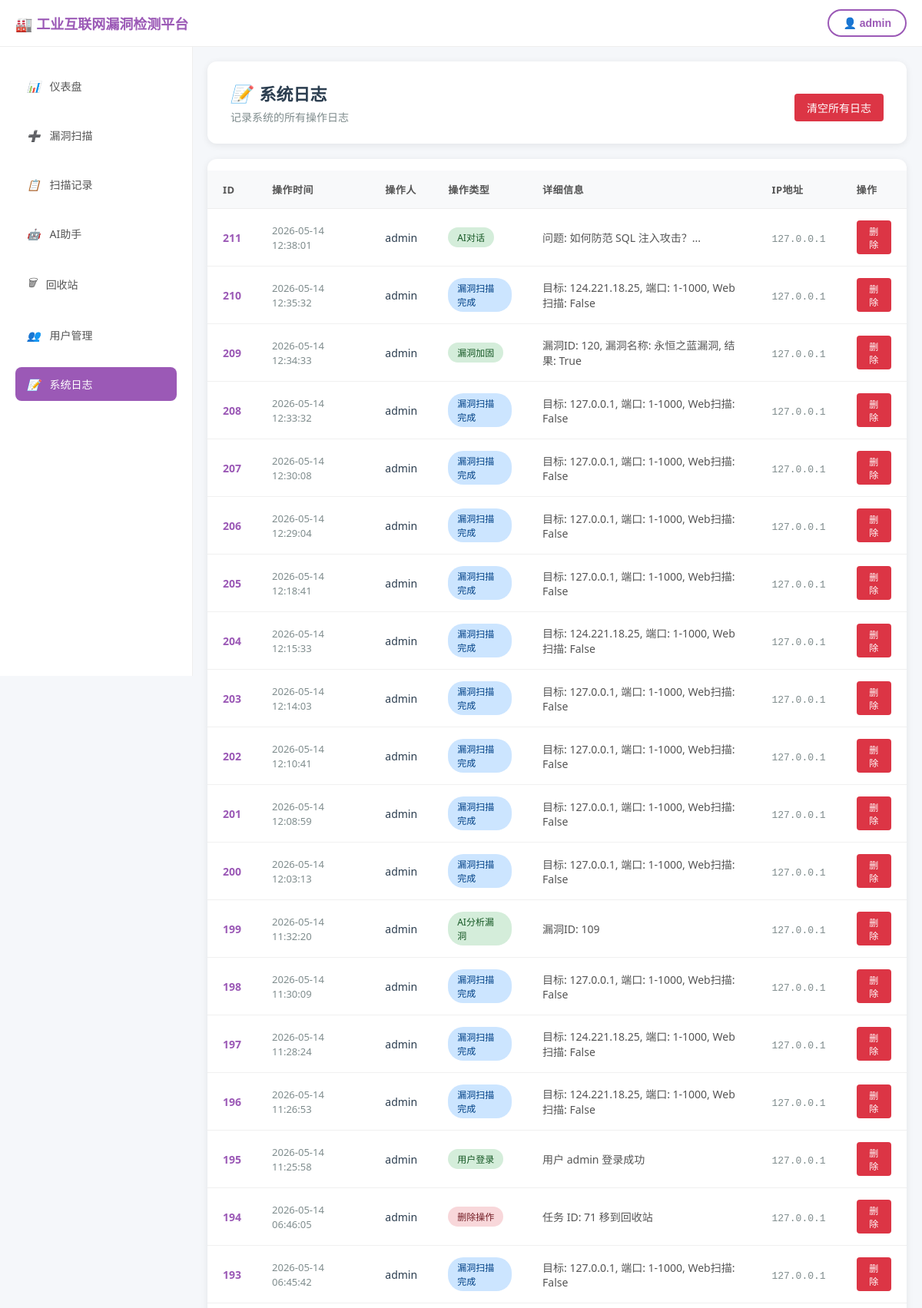
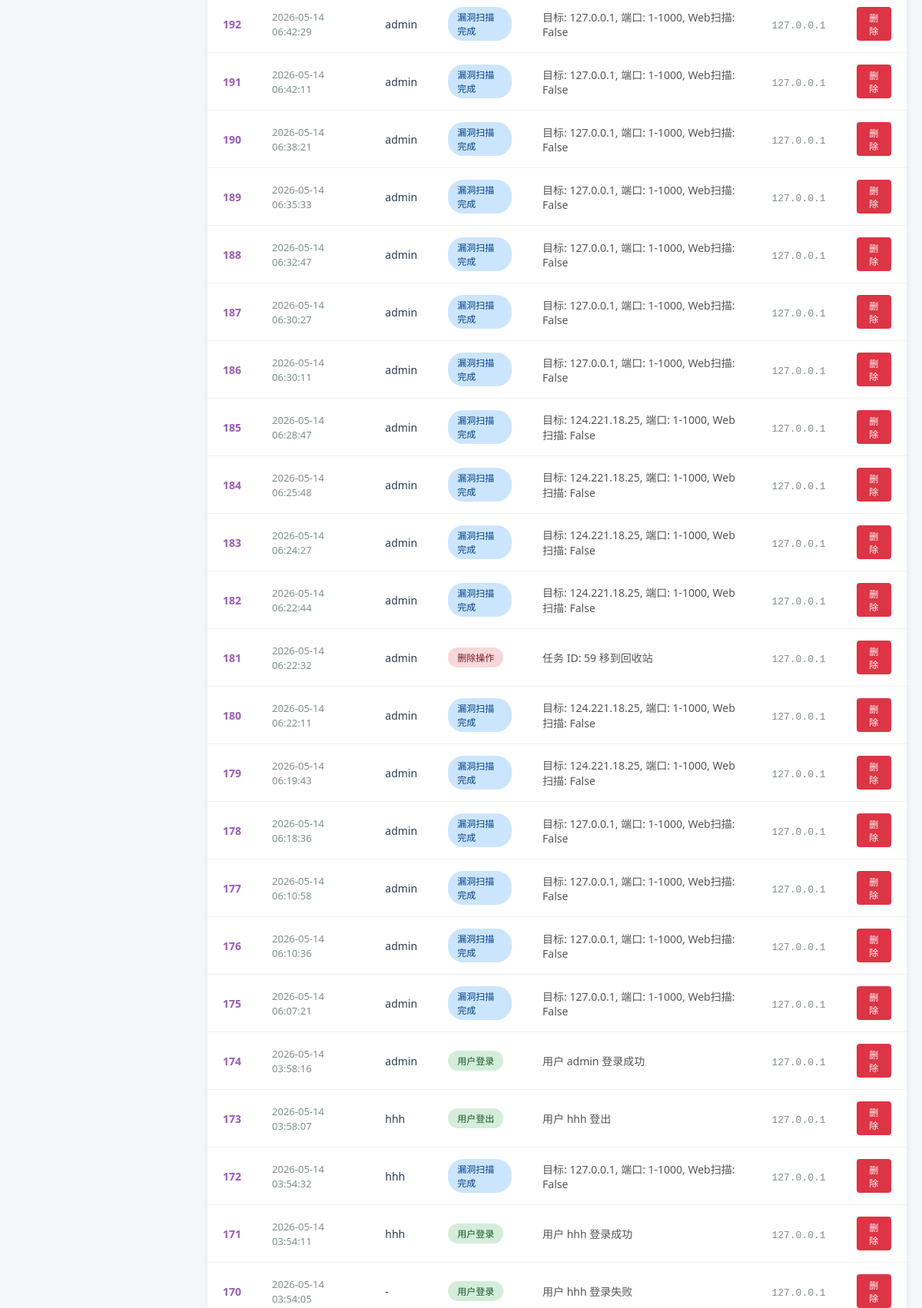
The page /admin/logs (signed in, upper part) on the database its author committed (2 pictures, top to bottom).
### models.py (models this page shows, shortened)
class SystemLog(db.Model):
    __tablename__ = 'system_logs'
    id = db.Column(db.Integer, primary_key=True)
    user_id = db.Column(db.Integer, db.ForeignKey('users.id'), comment='用户ID')
    action = db.Column(db.String(255), nullable=False, comment='操作描述')
    timestamp = db.Column(db.DateTime, default=datetime.utcnow, comment='时间戳')
    ip_address = db.Column(db.String(50), comment='IP地址')
    details = db.Column(db.Text, comment='详细信息')

class User(db.Model):
    __tablename__ = 'users'
    id = db.Column(db.Integer, primary_key=True)
    username = db.Column(db.String(80), unique=True, nullable=False, comment='用户名')
    email = db.Column(db.String(120), unique=True, nullable=True, comment='邮箱')
    password_hash = db.Column(db.String(256), nullable=False, comment='密码哈希')
    role = db.Column(db.String(20), default='user', comment='角色: user/admin')
    status = db.Column(db.String(20), default='active', comment='状态: active/banned')
    created_at = db.Column(db.DateTime, default=datetime.utcnow, comment='创建时间')
    last_login = db.Column(db.DateTime, comment='最后登录时间')
    scan_tasks = db.relationship('ScanTask', backref='user', lazy='dynamic')
    system_logs = db.relationship('SystemLog', backref='user', lazy='dynamic')
    def is_admin(self):
        return self.role == 'admin'

### app.py (the view, shortened to what this page needs)
@app.route('/admin/logs')
@admin_required
def admin_logs():
    page = request.args.get('page', 1, type=int)
    search_query = request.args.get('search', '').strip()
    username_filter = request.args.get('username', '').strip()
    date_filter = request.args.get('date', '').strip()
    query = SystemLog.query
    if search_query:
        query = query.filter(SystemLog.action.like(f'%{search_query}%'))
    if username_filter:
        query = query.join(User).filter(User.username.like(f'%{username_filter}%'))
    logs = query.order_by(SystemLog.timestamp.desc()).paginate(page=page, per_page=50)
    return render_template('admin/logs.html', logs=logs, search_query=search_query, username_filter=username_filter, date_filter=date_filter)

### app.py (called while the page is built)
def admin_required(f):
    @wraps(f)
    def decorated_function(*args, **kwargs):
        if 'user_id' not in session:
            flash('请先登录', 'warning')
            return redirect(url_for('login'))
        user = User.query.get(session['user_id'])
        if not user or not user.is_admin():
            flash('需要管理员权限', 'danger')
            return redirect(url_for('dashboard'))
        return f(*args, **kwargs)
    return decorated_function

### templates/admin/logs.html (shortened to what this page needs)
{% extends "base.html" %}
{% block content %}
<div class="page-header">
    <div class="title-section">
        <h1><i>📝</i>系统日志</h1>
        <p>记录系统的所有操作日志</p>
    </div>
    <div style="float: right; margin-top: -40px;">
        <button id="clearAllLogs" onclick="clearAllLogs()"
                style="padding: 8px 16px; background: #dc3545; color: white; border: none; border-radius: 4px; cursor: pointer; font-size: 14px;">
            清空所有日志
        </button>
    </div>
</div>
<div class="logs-card">
    <table class="logs-table">
        <tr>
            <th>ID</th>
            <th>操作时间</th>
            <th>操作人</th>
            <th>操作类型</th>
            <th>详细信息</th>
            <th>IP地址</th>
            <th>操作</th>
        </tr>
        {% if logs.items %}
        {% for log in logs.items %}
        <tr>
            <td><span class="log-id">{{ log.id }}</span></td>
            <td><span class="log-time">{{ log.timestamp.strftime('%Y-%m-%d %H:%M:%S') }}</span></td>
            <td><span class="log-user">{{ log.user.username if log.user else '-' }}</span></td>
            <td>
                {% if '登录' in log.action %}
                <span class="type-badge">用户登录</span>
                {% elif '扫描' in log.action %}
                <span class="type-badge scan">漏洞扫描完成</span>
                {% elif '删除' in log.action %}
                <span class="type-badge" style="background: #f8d7da; color: #721c24;">删除操作</span>
                {% else %}
                <span class="type-badge">{{ log.action }}</span>
                {% endif %}
            </td>
            <td><span class="log-details">{{ log.details or '-' }}</span></td>
            <td><span class="log-ip">{{ log.ip_address or '-' }}</span></td>
            <td>
                <button class="delete-btn" data-id="{{ log.id }}" onclick="deleteLog({{ log.id }})"
                        style="padding: 5px 12px; background: #dc3545; color: white; border: none; border-radius: 4px; cursor: pointer; font-size: 12px;">
                    删除
                </button>
            </td>
        </tr>
        {% endfor %}
        {% endif %}
    </table>
</div>
{% endblock %}

### templates/base.html (style rules this page uses)
body { font-family: 'Segoe UI', Tahoma, Geneva, Verdana, sans-serif; margin: 0; padding: 0; background-color: #f5f7fa; }
.page-header { margin-bottom: 20px; }
.page-header h1 { margin: 0; color: #2c3e50; font-size: 24px; display: flex; align-items: center; gap: 10px; }
.page-header p { margin: 5px 0 0 0; color: #7f8c8d; font-size: 14px; }
table { width: 100%; border-collapse: collapse; margin-top: 15px; }
table th, table td { padding: 12px; text-align: left; border-bottom: 1px solid #eee; }
table th { background-color: #f8f9fa; font-weight: 600; color: #2c3e50; }

### templates/admin/logs.html (style rules this page uses)
.page-header { background: white; border-radius: 12px; box-shadow: 0 2px 10px rgba(0,0,0,0.08); padding: 25px 30px; margin-bottom: 20px; }
.page-header .title-section h1 { margin: 0; font-size: 22px; font-weight: 600; color: #2c3e50; display: flex; align-items: center; gap: 10px; }
.page-header .title-section p { margin: 5px 0 0; font-size: 14px; color: #7f8c8d; }
.logs-card { background: white; border-radius: 12px; box-shadow: 0 2px 10px rgba(0,0,0,0.08); overflow: hidden; }
.logs-table { width: 100%; border-collapse: collapse; }
.logs-table th { padding: 15px 20px; text-align: left; background: #f8f9fa; font-size: 13px; font-weight: 600; color: #555; text-transform: uppercase; letter-spacing: 0.5px; }
.logs-table td { padding: 15px 20px; border-bottom: 1px solid #f0f0f0; font-size: 14px; color: #333; }
.log-id { color: #9b59b6; font-weight: 600; }
.log-time { color: #7f8c8d; font-size: 13px; }
.log-user { font-weight: 500; color: #2c3e50; }
.type-badge { display: inline-block; padding: 4px 12px; border-radius: 20px; font-size: 12px; font-weight: 500; background: #d4edda; color: #155724; }
.type-badge.scan { background: #cce5ff; color: #004085; }
.log-details { color: #555; word-break: break-all; max-width: 400px; }
.log-ip { font-family: monospace; color: #7f8c8d; font-size: 13px; }

### rows shown on the page
SystemLog: id "211", timestamp "2026-05-14 12:38:01", user "admin", action "AI对话", details "问题: 如何防范 SQL 注入攻击？...", ip_address "127.0.0.1"
SystemLog: id "210", timestamp "2026-05-14 12:35:32", user "admin", action "漏洞扫描完成", details "目标: 124.221.18.25, 端口: 1-1000, Web扫描: False", ip_address "127.0.0.1"
SystemLog: id "209", timestamp "2026-05-14 12:34:33", user "admin", action "漏洞加固", details "漏洞ID: 120, 漏洞名称: 永恒之蓝漏洞, 结果: True", ip_address "127.0.0.1"
SystemLog: id "208", timestamp "2026-05-14 12:33:32", user "admin", action "漏洞扫描完成", details "目标: 127.0.0.1, 端口: 1-1000, Web扫描: False", ip_address "127.0.0.1"
SystemLog: id "207", timestamp "2026-05-14 12:30:08", user "admin", action "漏洞扫描完成", details "目标: 127.0.0.1, 端口: 1-1000, Web扫描: False", ip_address "127.0.0.1"
SystemLog: id "206", timestamp "2026-05-14 12:29:04", user "admin", action "漏洞扫描完成", details "目标: 127.0.0.1, 端口: 1-1000, Web扫描: False", ip_address "127.0.0.1"
SystemLog: id "205", timestamp "2026-05-14 12:18:41", user "admin", action "漏洞扫描完成", details "目标: 127.0.0.1, 端口: 1-1000, Web扫描: False", ip_address "127.0.0.1"
SystemLog: id "204", timestamp "2026-05-14 12:15:33", user "admin", action "漏洞扫描完成", details "目标: 124.221.18.25, 端口: 1-1000, Web扫描: False", ip_address "127.0.0.1"
SystemLog: id "203", timestamp "2026-05-14 12:14:03", user "admin", action "漏洞扫描完成", details "目标: 127.0.0.1, 端口: 1-1000, Web扫描: False", ip_address "127.0.0.1"
SystemLog: id "202", timestamp "2026-05-14 12:10:41", user "admin", action "漏洞扫描完成", details "目标: 127.0.0.1, 端口: 1-1000, Web扫描: False", ip_address "127.0.0.1"
SystemLog: id "201", timestamp "2026-05-14 12:08:59", user "admin", action "漏洞扫描完成", details "目标: 127.0.0.1, 端口: 1-1000, Web扫描: False", ip_address "127.0.0.1"
SystemLog: id "200", timestamp "2026-05-14 12:03:13", user "admin", action "漏洞扫描完成", details "目标: 127.0.0.1, 端口: 1-1000, Web扫描: False", ip_address "127.0.0.1"
SystemLog: id "199", timestamp "2026-05-14 11:32:20", user "admin", action "AI分析漏洞", details "漏洞ID: 109", ip_address "127.0.0.1"
SystemLog: id "198", timestamp "2026-05-14 11:30:09", user "admin", action "漏洞扫描完成", details "目标: 127.0.0.1, 端口: 1-1000, Web扫描: False", ip_address "127.0.0.1"
SystemLog: id "197", timestamp "2026-05-14 11:28:24", user "admin", action "漏洞扫描完成", details "目标: 124.221.18.25, 端口: 1-1000, Web扫描: False", ip_address "127.0.0.1"
SystemLog: id "196", timestamp "2026-05-14 11:26:53", user "admin", action "漏洞扫描完成", details "目标: 124.221.18.25, 端口: 1-1000, Web扫描: False", ip_address "127.0.0.1"
SystemLog: id "195", timestamp "2026-05-14 11:25:58", user "admin", action "用户登录", details "用户 admin 登录成功", ip_address "127.0.0.1"
SystemLog: id "194", timestamp "2026-05-14 06:46:05", user "admin", action "删除操作", details "任务 ID: 71 移到回收站", ip_address "127.0.0.1"
SystemLog: id "193", timestamp "2026-05-14 06:45:42", user "admin", action "漏洞扫描完成", details "目标: 127.0.0.1, 端口: 1-1000, Web扫描: False", ip_address "127.0.0.1"
SystemLog: id "192", timestamp "2026-05-14 06:42:29", user "admin", action "漏洞扫描完成", details "目标: 127.0.0.1, 端口: 1-1000, Web扫描: False", ip_address "127.0.0.1"
SystemLog: id "191", timestamp "2026-05-14 06:42:11", user "admin", action "漏洞扫描完成", details "目标: 127.0.0.1, 端口: 1-1000, Web扫描: False", ip_address "127.0.0.1"
SystemLog: id "190", timestamp "2026-05-14 06:38:21", user "admin", action "漏洞扫描完成", details "目标: 127.0.0.1, 端口: 1-1000, Web扫描: False", ip_address "127.0.0.1"
SystemLog: id "189", timestamp "2026-05-14 06:35:33", user "admin", action "漏洞扫描完成", details "目标: 127.0.0.1, 端口: 1-1000, Web扫描: False", ip_address "127.0.0.1"
SystemLog: id "188", timestamp "2026-05-14 06:32:47", user "admin", action "漏洞扫描完成", details "目标: 127.0.0.1, 端口: 1-1000, Web扫描: False", ip_address "127.0.0.1"
SystemLog: id "187", timestamp "2026-05-14 06:30:27", user "admin", action "漏洞扫描完成", details "目标: 127.0.0.1, 端口: 1-1000, Web扫描: False", ip_address "127.0.0.1"
SystemLog: id "186", timestamp "2026-05-14 06:30:11", user "admin", action "漏洞扫描完成", details "目标: 127.0.0.1, 端口: 1-1000, Web扫描: False", ip_address "127.0.0.1"
SystemLog: id "185", timestamp "2026-05-14 06:28:47", user "admin", action "漏洞扫描完成", details "目标: 124.221.18.25, 端口: 1-1000, Web扫描: False", ip_address "127.0.0.1"
SystemLog: id "184", timestamp "2026-05-14 06:25:48", user "admin", action "漏洞扫描完成", details "目标: 124.221.18.25, 端口: 1-1000, Web扫描: False", ip_address "127.0.0.1"
SystemLog: id "183", timestamp "2026-05-14 06:24:27", user "admin", action "漏洞扫描完成", details "目标: 124.221.18.25, 端口: 1-1000, Web扫描: False", ip_address "127.0.0.1"
SystemLog: id "182", timestamp "2026-05-14 06:22:44", user "admin", action "漏洞扫描完成", details "目标: 124.221.18.25, 端口: 1-1000, Web扫描: False", ip_address "127.0.0.1"
SystemLog: id "181", timestamp "2026-05-14 06:22:32", user "admin", action "删除操作", details "任务 ID: 59 移到回收站", ip_address "127.0.0.1"
SystemLog: id "180", timestamp "2026-05-14 06:22:11", user "admin", action "漏洞扫描完成", details "目标: 124.221.18.25, 端口: 1-1000, Web扫描: False", ip_address "127.0.0.1"
SystemLog: id "179", timestamp "2026-05-14 06:19:43", user "admin", action "漏洞扫描完成", details "目标: 124.221.18.25, 端口: 1-1000, Web扫描: False", ip_address "127.0.0.1"
SystemLog: id "178", timestamp "2026-05-14 06:18:36", user "admin", action "漏洞扫描完成", details "目标: 127.0.0.1, 端口: 1-1000, Web扫描: False", ip_address "127.0.0.1"
SystemLog: id "177", timestamp "2026-05-14 06:10:58", user "admin", action "漏洞扫描完成", details "目标: 127.0.0.1, 端口: 1-1000, Web扫描: False", ip_address "127.0.0.1"
SystemLog: id "176", timestamp "2026-05-14 06:10:36", user "admin", action "漏洞扫描完成", details "目标: 127.0.0.1, 端口: 1-1000, Web扫描: False", ip_address "127.0.0.1"
SystemLog: id "175", timestamp "2026-05-14 06:07:21", user "admin", action "漏洞扫描完成", details "目标: 127.0.0.1, 端口: 1-1000, Web扫描: False", ip_address "127.0.0.1"
SystemLog: id "174", timestamp "2026-05-14 03:58:16", user "admin", action "用户登录", details "用户 admin 登录成功", ip_address "127.0.0.1"
SystemLog: id "173", timestamp "2026-05-14 03:58:07", user "hhh", action "用户登出", details "用户 hhh 登出", ip_address "127.0.0.1"
SystemLog: id "172", timestamp "2026-05-14 03:54:32", user "hhh", action "漏洞扫描完成", details "目标: 127.0.0.1, 端口: 1-1000, Web扫描: False", ip_address "127.0.0.1"
SystemLog: id "171", timestamp "2026-05-14 03:54:11", user "hhh", action "用户登录", details "用户 hhh 登录成功", ip_address "127.0.0.1"
SystemLog: id "170", timestamp "2026-05-14 03:54:05", user "-", action "用户登录", details "用户 hhh 登录失败", ip_address "127.0.0.1"

### other values the page prints
{{ session.get('username', '用户') }} "admin"
